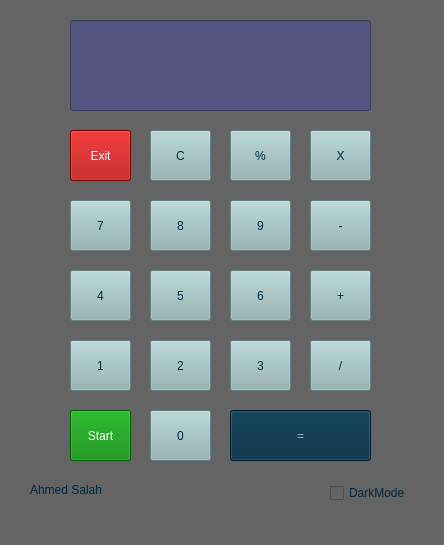
<?xml version="1.0" encoding="UTF-8"?>
<ui version="4.0">
 <class>MainWindow</class>
 <widget class="QMainWindow" name="MainWindow">
  <property name="geometry">
   <rect>
    <x>0</x>
    <y>0</y>
    <width>444</width>
    <height>545</height>
   </rect>
  </property>
  <property name="windowTitle">
   <string>MainWindow</string>
  </property>
  <property name="styleSheet">
   <string notr="true">background-color: rgb(100, 100, 100);</string>
  </property>
  <widget class="QWidget" name="centralwidget">
   <widget class="QLineEdit" name="lineEdit">
    <property name="geometry">
     <rect>
      <x>70</x>
      <y>20</y>
      <width>301</width>
      <height>91</height>
     </rect>
    </property>
    <property name="styleSheet">
     <string notr="true">color: rgb(0, 42, 62);
color: rgb(255, 255, 255);
background-color: rgb(85, 85, 127);
font: 9pt &quot;Modern&quot;;
</string>
    </property>
   </widget>
   <widget class="QPushButton" name="btnExit">
    <property name="geometry">
     <rect>
      <x>70</x>
      <y>130</y>
      <width>61</width>
      <height>51</height>
     </rect>
    </property>
    <property name="styleSheet">
     <string notr="true">border-color: rgb(255, 255, 255);
color: rgb(255, 255, 255);
background-color: rgb(170, 0, 0);</string>
    </property>
    <property name="text">
     <string>Exit</string>
    </property>
   </widget>
   <widget class="QPushButton" name="btnClear">
    <property name="geometry">
     <rect>
      <x>150</x>
      <y>130</y>
      <width>61</width>
      <height>51</height>
     </rect>
    </property>
    <property name="styleSheet">
     <string notr="true">color: rgb(0, 42, 62);
background-color: rgb(148, 180, 180);
font: 18pt &quot;Segoe UI&quot;;</string>
    </property>
    <property name="text">
     <string>C</string>
    </property>
   </widget>
   <widget class="QPushButton" name="btn7">
    <property name="geometry">
     <rect>
      <x>70</x>
      <y>200</y>
      <width>61</width>
      <height>51</height>
     </rect>
    </property>
    <property name="styleSheet">
     <string notr="true">color: rgb(0, 42, 62);
background-color: rgb(148, 180, 180);
font: 18pt &quot;Segoe UI&quot;;</string>
    </property>
    <property name="text">
     <string>7</string>
    </property>
   </widget>
   <widget class="QPushButton" name="btnReminder">
    <property name="geometry">
     <rect>
      <x>230</x>
      <y>130</y>
      <width>61</width>
      <height>51</height>
     </rect>
    </property>
    <property name="styleSheet">
     <string notr="true">color: rgb(0, 42, 62);
background-color: rgb(148, 180, 180);
font: 18pt &quot;Segoe UI&quot;;</string>
    </property>
    <property name="text">
     <string>%</string>
    </property>
   </widget>
   <widget class="QPushButton" name="btnPlus">
    <property name="geometry">
     <rect>
      <x>310</x>
      <y>270</y>
      <width>61</width>
      <height>51</height>
     </rect>
    </property>
    <property name="styleSheet">
     <string notr="true">color: rgb(0, 42, 62);
background-color: rgb(148, 180, 180);
font: 18pt &quot;Segoe UI&quot;;</string>
    </property>
    <property name="text">
     <string>+</string>
    </property>
   </widget>
   <widget class="QPushButton" name="btn8">
    <property name="geometry">
     <rect>
      <x>150</x>
      <y>200</y>
      <width>61</width>
      <height>51</height>
     </rect>
    </property>
    <property name="styleSheet">
     <string notr="true">color: rgb(0, 42, 62);
background-color: rgb(148, 180, 180);
font: 18pt &quot;Segoe UI&quot;;</string>
    </property>
    <property name="text">
     <string>8</string>
    </property>
   </widget>
   <widget class="QPushButton" name="btn9">
    <property name="geometry">
     <rect>
      <x>230</x>
      <y>200</y>
      <width>61</width>
      <height>51</height>
     </rect>
    </property>
    <property name="styleSheet">
     <string notr="true">color: rgb(0, 42, 62);
background-color: rgb(148, 180, 180);
font: 18pt &quot;Segoe UI&quot;;</string>
    </property>
    <property name="text">
     <string>9</string>
    </property>
   </widget>
   <widget class="QPushButton" name="btnMinus">
    <property name="geometry">
     <rect>
      <x>310</x>
      <y>200</y>
      <width>61</width>
      <height>51</height>
     </rect>
    </property>
    <property name="styleSheet">
     <string notr="true">color: rgb(0, 42, 62);
background-color: rgb(148, 180, 180);
font: 18pt &quot;Segoe UI&quot;;</string>
    </property>
    <property name="text">
     <string>-</string>
    </property>
   </widget>
   <widget class="QPushButton" name="btn1">
    <property name="geometry">
     <rect>
      <x>70</x>
      <y>340</y>
      <width>61</width>
      <height>51</height>
     </rect>
    </property>
    <property name="styleSheet">
     <string notr="true">color: rgb(0, 42, 62);
background-color: rgb(148, 180, 180);
font: 18pt &quot;Segoe UI&quot;;</string>
    </property>
    <property name="text">
     <string>1</string>
    </property>
   </widget>
   <widget class="QPushButton" name="btn2">
    <property name="geometry">
     <rect>
      <x>150</x>
      <y>340</y>
      <width>61</width>
      <height>51</height>
     </rect>
    </property>
    <property name="styleSheet">
     <string notr="true">color: rgb(0, 42, 62);
background-color: rgb(148, 180, 180);
font: 18pt &quot;Segoe UI&quot;;</string>
    </property>
    <property name="text">
     <string>2</string>
    </property>
   </widget>
   <widget class="QPushButton" name="btn3">
    <property name="geometry">
     <rect>
      <x>230</x>
      <y>340</y>
      <width>61</width>
      <height>51</height>
     </rect>
    </property>
    <property name="styleSheet">
     <string notr="true">color: rgb(0, 42, 62);
background-color: rgb(148, 180, 180);
font: 18pt &quot;Segoe UI&quot;;</string>
    </property>
    <property name="text">
     <string>3</string>
    </property>
   </widget>
   <widget class="QPushButton" name="btnMultiply">
    <property name="geometry">
     <rect>
      <x>310</x>
      <y>130</y>
      <width>61</width>
      <height>51</height>
     </rect>
    </property>
    <property name="styleSheet">
     <string notr="true">color: rgb(0, 42, 62);
background-color: rgb(148, 180, 180);
font: 18pt &quot;Segoe UI&quot;;</string>
    </property>
    <property name="text">
     <string>X</string>
    </property>
   </widget>
   <widget class="QPushButton" name="btnMode">
    <property name="geometry">
     <rect>
      <x>70</x>
      <y>410</y>
      <width>61</width>
      <height>51</height>
     </rect>
    </property>
    <property name="styleSheet">
     <string notr="true">color: rgb(255, 255, 255);
background-color: rgb(0, 134, 0);
font: 18pt &quot;Segoe UI&quot;;</string>
    </property>
    <property name="text">
     <string>Start</string>
    </property>
   </widget>
   <widget class="QPushButton" name="btn0">
    <property name="geometry">
     <rect>
      <x>150</x>
      <y>410</y>
      <width>61</width>
      <height>51</height>
     </rect>
    </property>
    <property name="styleSheet">
     <string notr="true">color: rgb(0, 42, 62);
background-color: rgb(148, 180, 180);
font: 18pt &quot;Segoe UI&quot;;</string>
    </property>
    <property name="text">
     <string>0</string>
    </property>
   </widget>
   <widget class="QPushButton" name="btnEqual">
    <property name="geometry">
     <rect>
      <x>230</x>
      <y>410</y>
      <width>141</width>
      <height>51</height>
     </rect>
    </property>
    <property name="styleSheet">
     <string notr="true">background-color: rgb(0, 42, 62);
color: rgb(148, 180, 180);
font: 18pt &quot;Segoe UI&quot;;</string>
    </property>
    <property name="text">
     <string>=</string>
    </property>
   </widget>
   <widget class="QPushButton" name="btnDivide">
    <property name="geometry">
     <rect>
      <x>310</x>
      <y>340</y>
      <width>61</width>
      <height>51</height>
     </rect>
    </property>
    <property name="styleSheet">
     <string notr="true">color: rgb(0, 42, 62);
background-color: rgb(148, 180, 180);
font: 18pt &quot;Segoe UI&quot;;</string>
    </property>
    <property name="text">
     <string>/</string>
    </property>
   </widget>
   <widget class="QPushButton" name="btn4">
    <property name="geometry">
     <rect>
      <x>70</x>
      <y>270</y>
      <width>61</width>
      <height>51</height>
     </rect>
    </property>
    <property name="styleSheet">
     <string notr="true">color: rgb(0, 42, 62);
background-color: rgb(148, 180, 180);
font: 18pt &quot;Segoe UI&quot;;</string>
    </property>
    <property name="text">
     <string>4</string>
    </property>
   </widget>
   <widget class="QPushButton" name="btn5">
    <property name="geometry">
     <rect>
      <x>150</x>
      <y>270</y>
      <width>61</width>
      <height>51</height>
     </rect>
    </property>
    <property name="styleSheet">
     <string notr="true">color: rgb(0, 42, 62);
background-color: rgb(148, 180, 180);
font: 18pt &quot;Segoe UI&quot;;</string>
    </property>
    <property name="text">
     <string>5</string>
    </property>
   </widget>
   <widget class="QPushButton" name="btn6">
    <property name="geometry">
     <rect>
      <x>230</x>
      <y>270</y>
      <width>61</width>
      <height>51</height>
     </rect>
    </property>
    <property name="styleSheet">
     <string notr="true">color: rgb(0, 42, 62);
background-color: rgb(148, 180, 180);
font: 18pt &quot;Segoe UI&quot;;</string>
    </property>
    <property name="text">
     <string>6</string>
    </property>
   </widget>
   <widget class="QLabel" name="label">
    <property name="geometry">
     <rect>
      <x>30</x>
      <y>480</y>
      <width>171</width>
      <height>20</height>
     </rect>
    </property>
    <property name="styleSheet">
     <string notr="true">font: 14pt &quot;Segoe Print&quot;;
color: rgb(0, 42, 62);</string>
    </property>
    <property name="text">
     <string>Ahmed Salah</string>
    </property>
   </widget>
   <widget class="QCheckBox" name="checkBox">
    <property name="geometry">
     <rect>
      <x>330</x>
      <y>480</y>
      <width>93</width>
      <height>26</height>
     </rect>
    </property>
    <property name="styleSheet">
     <string notr="true">color: rgb(0, 42, 62);</string>
    </property>
    <property name="text">
     <string>DarkMode</string>
    </property>
   </widget>
  </widget>
  <widget class="QMenuBar" name="menubar">
   <property name="geometry">
    <rect>
     <x>0</x>
     <y>0</y>
     <width>444</width>
     <height>25</height>
    </rect>
   </property>
  </widget>
  <widget class="QStatusBar" name="statusbar"/>
 </widget>
 <resources/>
 <connections/>
</ui>
